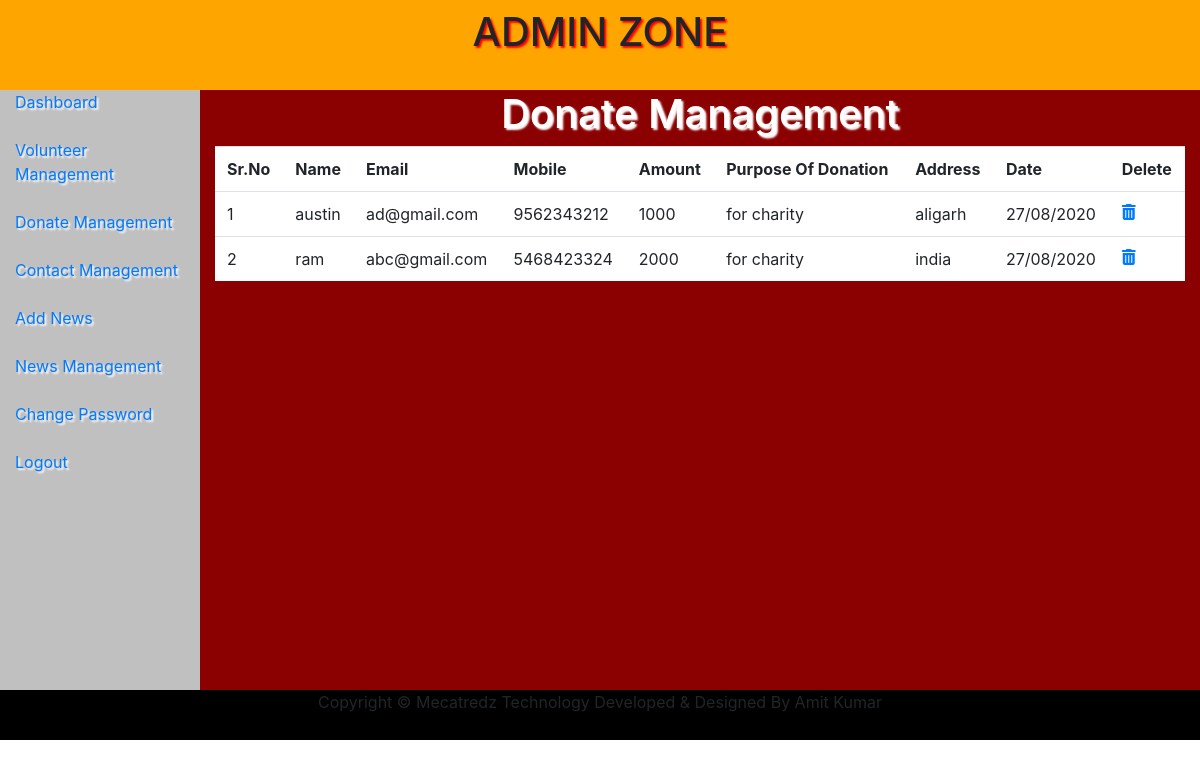
The page /donate.php (signed in) on the database its author committed.
### tables this page shows
CREATE TABLE IF NOT EXISTS `donate` (
  `name` varchar(80) NOT NULL,
  `email` varchar(120) NOT NULL,
  `mob` varchar(40) NOT NULL,
  `amount` varchar(50) NOT NULL,
  `pdonation` varchar(300) NOT NULL,
  `address` varchar(200) NOT NULL,
  `ddt` varchar(40) NOT NULL
);

### donate.php (the view, shortened to what this page needs)
<html>
<head>
<link href="../css/bootstrap.min.css" rel="stylesheet"/>
<link href="../css/font-awesome.min.css" rel="stylesheet"/>
</head>
<body>
<div class="container-fluid">
<div class="row">
<div class="col-sm-12" style="min-height:90px;background:orange;font-size:40px;text-align:center;">
<h1 style="text-align:center;text-shadow:2px 2px 2px red;margin-top:8px;">ADMIN ZONE</h1>
</div></div>
<div class="row">
<div class="col-sm-2" style="min-height:500px;background:silver;">
<a href="dashboard.php" style="text-decoration:none;margin-top:10px;text-shadow:2px 2px 2px white;">Dashboard</a><br/><br/>
<a href="volunteer.php" style="text-decoration:none;text-shadow:2px 2px 2px white;">Volunteer Management</a><br/><br/>
<a href="donate.php" style="text-decoration:none;text-shadow:2px 2px 2px white;">Donate Management</a><br/><br/>
<a href="contact.php" style="text-decoration:none;text-shadow:2px 2px 2px white;">Contact Management</a><br/><br/>
<a href="add.php" style="text-decoration:none;text-shadow:2px 2px 2px white;">Add News</a><br/><br/>
<a href="news.php" style="text-decoration:none;text-shadow:2px 2px 2px white;">News Management</a><br/><br/>
<a href="change.php" style="text-decoration:none;text-shadow:2px 2px 2px white;">Change Password</a><br/><br/>
<a href="logout.php" style="text-decoration:none;text-shadow:2px 2px 2px white;">Logout</a><br/><br/>
</div>
<div class="col-sm-10" style="min-height:600px;background:darkred;">
<h1 style="text-align:center;color:white;text-shadow:2px 2px 2px white;">Donate Management</h1>
<table class="table table-responsiv" style="background:white;">
<tr>
<th>Sr.No</th>
<th>Name</th>
<th>Email</th>
<th>Mobile</th>
<th>Amount</th>
<th>Purpose Of Donation</th>
<th>Address</th>
<th>Date</th>
<th>Delete</th>
</tr>
<?php
$conn=mysqli_connect("localhost","root","","yatidb");
if($conn==true)
{
 $cmd="select * from donate";
 $x=mysqli_query($conn,$cmd);
 if(mysqli_num_rows($x))
 {
	 $a=0;
	while($row=mysqli_fetch_assoc($x))
	{
		$a++;
	echo "<tr><td>$a</td><td>".$row["name"]."</td><td>".$row["email"]."</td><td>".$row["mob"]."</td>
	<td>".$row["amount"]."</td><td>".$row["pdonation"]."</td><td>".$row["address"]."</td><td>".$row["ddt"]."</td>
	<td><a href='../codes/deldon.php/?v=".$row["email"]."'><span class='fa fa-trash'></span></a></td></tr>";
	}
 }
 else
 {
	 echo "<tr><td colspan='6'>No Record Available into Database</td></tr>";
 }
}
?>
</table>
</div></div>
<div class="row">
<div class="col-sm-12" style="min-height:50px;background:black;text-align:center;">
Copyright &copy Mecatredz Technology Developed & Designed By Amit Kumar
</div>
</div>
</div>
</body>
</html>

### rows shown on the page
donate: name "austin", email "ad@gmail.com", mob "9562343212", amount "1000", pdonation "for charity", address "aligarh", ddt "27/08/2020"
donate: name "ram", email "abc@gmail.com", mob "5468423324", amount "2000", pdonation "for charity", address "india", ddt "27/08/2020"
